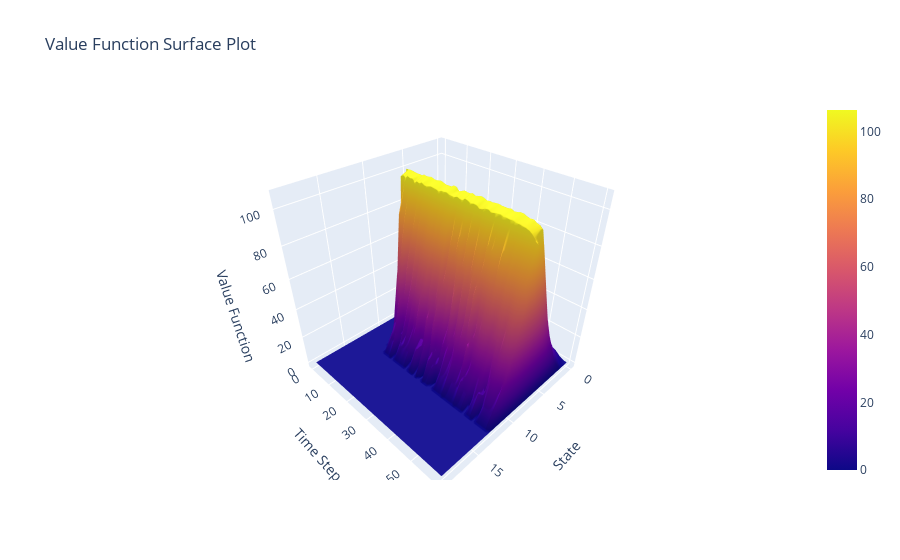

The notebook cell saved with this chart:
### Code cell
# mesh plot of value function
X, Y = np.meshgrid(range(N), range(time_steps + 1))
Z = V

fig = go.Figure(data=[go.Surface(z=Z, x=X, y=Y)])
fig.update_layout(title='Value Function Surface Plot', scene=dict(
    xaxis_title='State',
    yaxis_title='Time Step',
    zaxis_title='Value Function'))
fig.show()

### Figure 1 — Plotly figure (JSON) as saved in the notebook; plotly's stock layout.template omitted (floating-point values rounded to 4 significant figures; data arrays with more than 128 entries replaced by an {"elided": "..."} marker saying what was removed)
{"data": [{"type": "surface", "x": {"elided": "61x20 int values"}, "y": {"elided": "61x20 int values"}, "z": {"elided": "61x20 float values"}}], "layout": {"scene": {"xaxis": {"title": {"text": "State"}}, "yaxis": {"title": {"text": "Time Step"}}, "zaxis": {"title": {"text": "Value Function"}}}, "title": {"text": "Value Function Surface Plot"}}}
